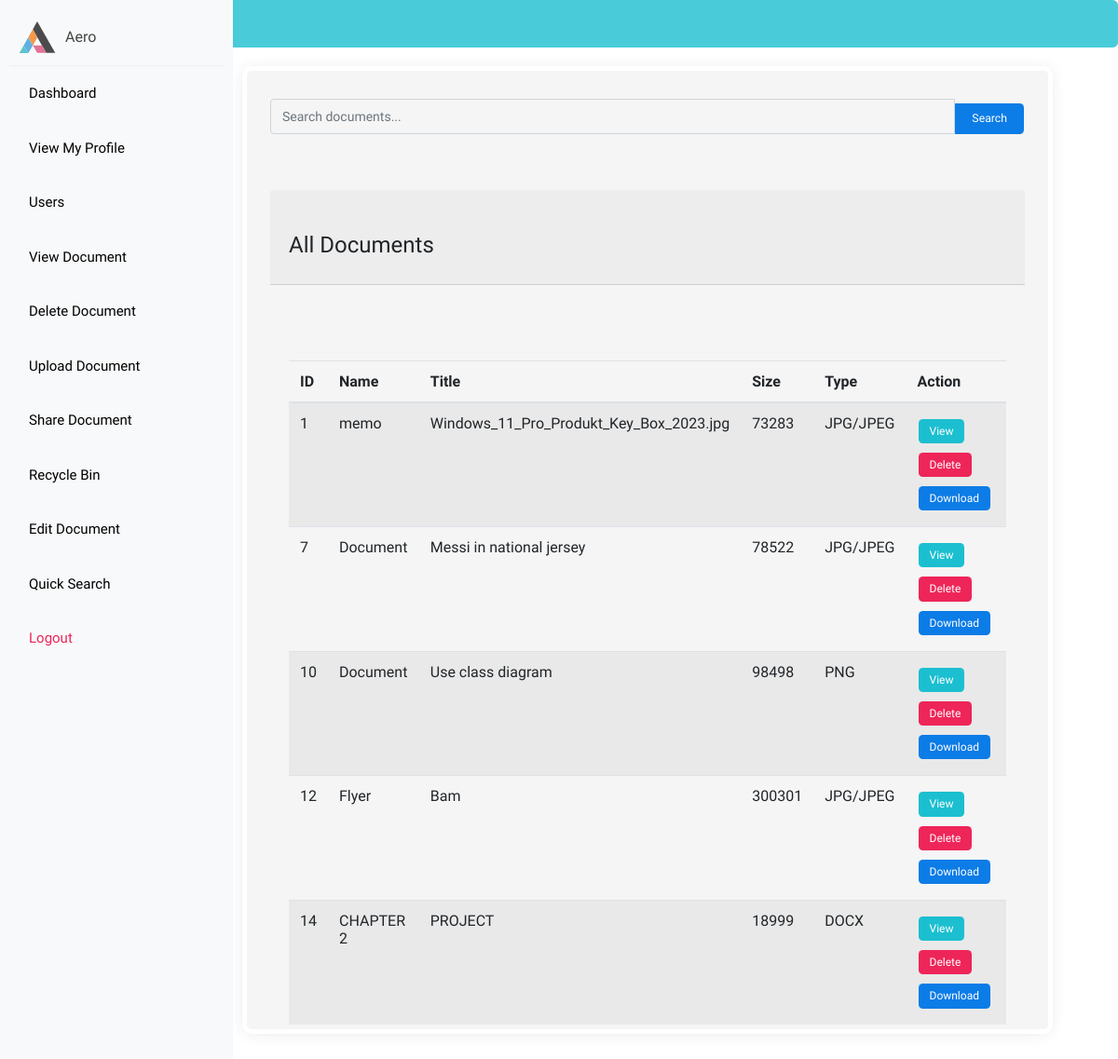
Page /admin/dashboard.php (signed in) on the committed database.
### tables this page shows
CREATE TABLE `document` (
  `id` int(15) NOT NULL,
  `dname` varchar(30) DEFAULT NULL,
  `dtitle` varchar(80) DEFAULT NULL,
  `downer` int(15) DEFAULT NULL,
  `dsize1` varchar(15) DEFAULT NULL,
  `dsize2` varchar(10) DEFAULT NULL,
  `dtype` varchar(30) DEFAULT NULL,
  `daccess` varchar(30) DEFAULT NULL,
  `ddate` date DEFAULT NULL,
  `dtime` time DEFAULT NULL,
  `ddept` varchar(30) DEFAULT NULL,
  `ddept2` varchar(30) DEFAULT NULL,
  `dstatus` varchar(30) DEFAULT NULL,
  `dencrypt` varchar(60) DEFAULT NULL,
  `dpath` varchar(150) DEFAULT NULL,
  `deditdate` date DEFAULT NULL,
  `dedittime` time DEFAULT NULL,
  `dcomment` varchar(300) DEFAULT NULL
);

### admin/dashboard.php (the view, shortened to what this page needs)
<?php
echo "<div class='alert alert-info'>Session userid: " . htmlspecialchars($_SESSION['userid']) . "</div>";
include 'config.php';
$documents = [];
$sql = "SELECT id, dname, dtitle, dsize1 AS dsize, dtype, dpath FROM Document";
$result = $conn->query($sql);
if ($result && $result->num_rows > 0) {
    while ($row = $result->fetch_assoc()) {
        $documents[] = $row;
    }
}
?>
<!doctype html>
<html class="no-js" lang="en">
<head>
    <link rel="stylesheet" href="assets/plugins/bootstrap/css/bootstrap.min.css">
    <link rel="stylesheet" href="assets/plugins/jvectormap/jquery-jvectormap-2.0.3.min.css"/>
    <link rel="stylesheet" href="assets/plugins/charts-c3/plugin.css"/>
    <link rel="stylesheet" href="assets/plugins/morrisjs/morris.min.css" />
    <link rel="stylesheet" href="assets/css/style.min.css">
</head>
<body class="theme-blush">
    <?php include 'sidebar.php'; ?>
    <section class="content">
    <div class="container">
        <div class="row">
            <div class="col-md-12 search-bar">
                <form method="GET" action="search_documents.php">
                    <div class="input-group">
                        <input type="text" class="form-control" name="search" placeholder="Search documents..." required>
                        <div class="input-group-append">
                            <button class="btn btn-primary" type="submit">Search</button>
                        </div>
                    </div>
                </form>
            </div>
        </div>
        <div class="row documents-table">
            <div class="col-md-12">
                <div class="card">
                    <div class="card-header">
                        <h4 class="card-title">All Documents</h4>
                    </div>
                    <div class="card-body">
                        <?php if (count($documents) > 0): ?>
                            <table class="table table-striped">
                                <thead>
                                    <tr>
                                        <th>ID</th>
                                        <th>Name</th>
                                        <th>Title</th>
                                        <th>Size</th>
                                        <th>Type</th>
                                        <th>Action</th>
                                    </tr>
                                </thead>
                                <tbody>
                                    <?php foreach ($documents as $doc): ?>
                                    <tr>
                                        <td><?php echo htmlspecialchars($doc['id']); ?></td>
                                        <td><?php echo htmlspecialchars($doc['dname']); ?></td>
                                        <td><?php echo htmlspecialchars($doc['dtitle']); ?></td>
                                        <td><?php echo htmlspecialchars($doc['dsize']); ?></td>
                                        <td>
                                            <?php
                                            $docType = strtolower(htmlspecialchars($doc['dtype']));
                                            switch ($docType) {
                                                case 'docx':
                                                case 'doc':
                                                    echo '<i class="bi bi-file-word" title="Word"></i> DOCX';
                                                    break;
                                                case 'jpg':
                                                case 'jpeg':
                                                    echo '<i class="bi bi-file-image" title="JPEG"></i> JPG/JPEG';
                                                    break;
                                                case 'png':
                                                    echo '<i class="bi bi-file-image" title="PNG"></i> PNG';
                                                    break;
                                            }
                                            ?>
                                        </td>
                                        <td>
                                            <button class="btn btn-info btn-sm" data-toggle="modal" data-target="#viewModal" data-id="<?php echo htmlspecialchars($doc['id']); ?>" data-name="<?php echo htmlspecialchars($doc['dname']); ?>" data-title="<?php echo htmlspecialchars($doc['dtitle']); ?>" data-size="<?php echo htmlspecialchars($doc['dsize']); ?>" data-type="<?php echo htmlspecialchars($doc['dtype']); ?>" data-path="<?php echo htmlspecialchars($doc['dpath']); ?>">View</button>
                                            <button class="btn btn-danger btn-sm" data-toggle="modal" data-target="#deleteModal" data-id="<?php echo htmlspecialchars($doc['id']); ?>">Delete</button>
                                            <a href="<?php echo htmlspecialchars($doc['dpath']); ?>" class="btn btn-primary btn-sm" download>Download</a>
                                        </td>
                                    </tr>
                                    <?php endforeach; ?>
                                </tbody>
                            </table>
                        <?php else: ?>
                            <p>No documents available in the database.</p>
                        <?php endif; ?>
                    </div>
                </div>
            </div>
        </div>
    </div>
    </section>
</body>
</html>

### admin/dashboard.php (style rules this page uses)
.container { margin-top: 20px; }
.card { margin-bottom: 20px; }
.card-body { display: flex; align-items: center; justify-content: center; height: 100%; }
.card-title { font-size: 1.5rem; }
.search-bar { margin-bottom: 20px; }
.documents-table { margin-top: 20px; }

### rows in the picture
document: id "1", dname "memo", dtitle "Windows_11_Pro_Produkt_Key_Box_2023.jpg", dsize1 "73283", dtype "JPG/JPEG"
document: id "7", dname "Document", dtitle "Messi in national jersey", dsize1 "78522", dtype "JPG/JPEG"
document: id "10", dname "Document", dtitle "Use class diagram", dsize1 "98498", dtype "PNG"
document: id "12", dname "Flyer", dtitle "Bam", dsize1 "300301", dtype "JPG/JPEG"
document: id "14", dname "CHAPTER 2", dtitle "PROJECT", dsize1 "18999", dtype "DOCX"
